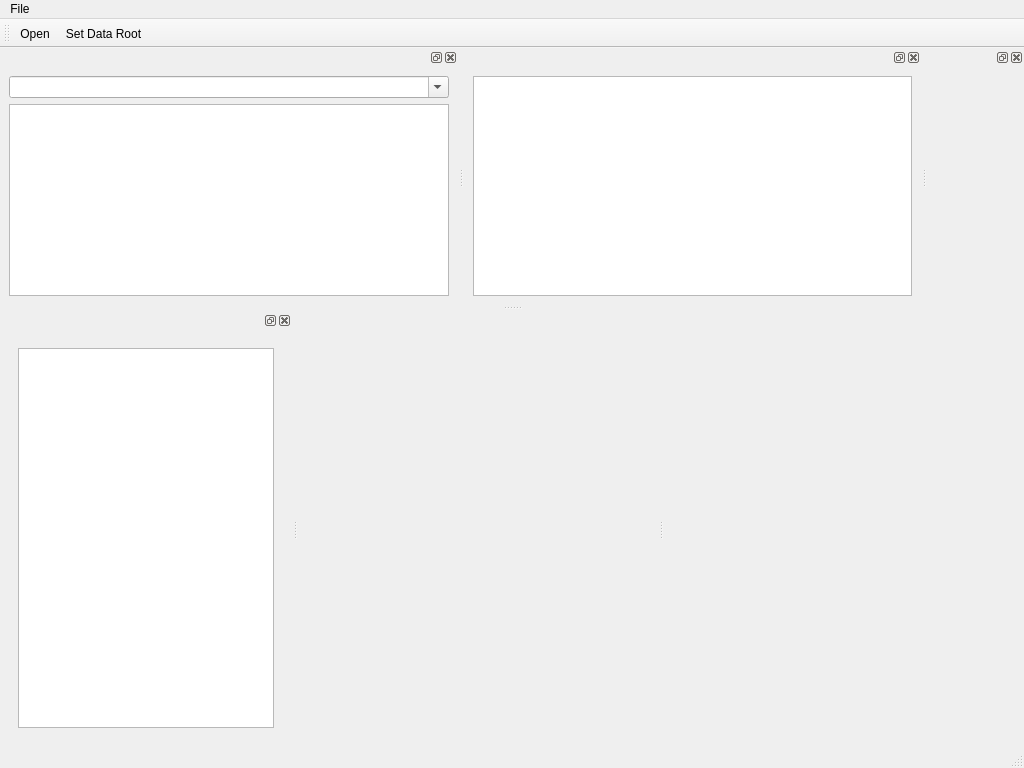
<?xml version="1.0" encoding="UTF-8"?>
<ui version="4.0">
 <class>MainWindow</class>
 <widget class="QMainWindow" name="MainWindow">
  <property name="geometry">
   <rect>
    <x>0</x>
    <y>0</y>
    <width>1024</width>
    <height>768</height>
   </rect>
  </property>
  <property name="windowTitle">
   <string>MainWindow</string>
  </property>
  <property name="unifiedTitleAndToolBarOnMac">
   <bool>true</bool>
  </property>
  <widget class="QWidget" name="plotPanel">
   <layout class="QVBoxLayout" name="verticalLayout_5">
    <item>
     <widget class="QSplitter" name="plotPanelSplitter">
      <property name="orientation">
       <enum>Qt::Horizontal</enum>
      </property>
      <widget class="QWidget" name="leftPlotPanel" native="true">
       <layout class="QHBoxLayout" name="horizontalLayout">
        <item>
         <widget class="SweepDataView" name="leftPlotCanvas" native="true"/>
        </item>
       </layout>
      </widget>
      <widget class="QWidget" name="rightPlotPanel" native="true">
       <property name="sizePolicy">
        <sizepolicy hsizetype="Preferred" vsizetype="Ignored">
         <horstretch>0</horstretch>
         <verstretch>0</verstretch>
        </sizepolicy>
       </property>
       <layout class="QVBoxLayout" name="verticalLayout_4">
        <item>
         <widget class="QCustomPlot" name="rightPlotCanvas" native="true"/>
        </item>
        <item>
         <widget class="QWidget" name="rightPlotControl" native="true">
          <property name="sizePolicy">
           <sizepolicy hsizetype="Preferred" vsizetype="Fixed">
            <horstretch>0</horstretch>
            <verstretch>0</verstretch>
           </sizepolicy>
          </property>
         </widget>
        </item>
       </layout>
      </widget>
     </widget>
    </item>
   </layout>
  </widget>
  <widget class="QMenuBar" name="menubar">
   <property name="geometry">
    <rect>
     <x>0</x>
     <y>0</y>
     <width>1024</width>
     <height>22</height>
    </rect>
   </property>
   <widget class="QMenu" name="menuFile">
    <property name="title">
     <string>File</string>
    </property>
    <addaction name="actionOpen"/>
    <addaction name="actionSetDataRoot"/>
   </widget>
   <addaction name="menuFile"/>
  </widget>
  <widget class="QStatusBar" name="statusbar"/>
  <widget class="QToolBar" name="toolBar">
   <property name="windowTitle">
    <string>toolBar</string>
   </property>
   <attribute name="toolBarArea">
    <enum>TopToolBarArea</enum>
   </attribute>
   <attribute name="toolBarBreak">
    <bool>false</bool>
   </attribute>
   <addaction name="actionOpen"/>
   <addaction name="actionSetDataRoot"/>
  </widget>
  <widget class="QDockWidget" name="dataFileViewerPanel">
   <attribute name="dockWidgetArea">
    <number>4</number>
   </attribute>
   <widget class="QWidget" name="dataFileViewerPanelContent">
    <layout class="QVBoxLayout" name="verticalLayout">
     <item>
      <widget class="QComboBox" name="dataRootUrlEdit">
       <property name="editable">
        <bool>true</bool>
       </property>
      </widget>
     </item>
     <item>
      <widget class="QTreeView" name="dataFileTreeView">
       <property name="horizontalScrollBarPolicy">
        <enum>Qt::ScrollBarAlwaysOff</enum>
       </property>
       <property name="showDropIndicator" stdset="0">
        <bool>false</bool>
       </property>
       <property name="sortingEnabled">
        <bool>true</bool>
       </property>
       <property name="expandsOnDoubleClick">
        <bool>false</bool>
       </property>
       <attribute name="headerMinimumSectionSize">
        <number>50</number>
       </attribute>
      </widget>
     </item>
    </layout>
   </widget>
  </widget>
  <widget class="QDockWidget" name="dataViewerPanel">
   <attribute name="dockWidgetArea">
    <number>4</number>
   </attribute>
   <widget class="QWidget" name="dataViewerPanelContent">
    <layout class="QVBoxLayout" name="verticalLayout_2">
     <item>
      <widget class="QTreeView" name="dataTreeView">
       <property name="editTriggers">
        <set>QAbstractItemView::NoEditTriggers</set>
       </property>
       <property name="tabKeyNavigation">
        <bool>true</bool>
       </property>
       <property name="showDropIndicator" stdset="0">
        <bool>false</bool>
       </property>
       <property name="headerHidden">
        <bool>true</bool>
       </property>
       <property name="expandsOnDoubleClick">
        <bool>false</bool>
       </property>
      </widget>
     </item>
    </layout>
   </widget>
  </widget>
  <widget class="QDockWidget" name="dataProcPanel">
   <attribute name="dockWidgetArea">
    <number>4</number>
   </attribute>
   <widget class="QWidget" name="dataProcPanelContent"/>
  </widget>
  <widget class="QDockWidget" name="leftPlotControlPanel">
   <property name="sizePolicy">
    <sizepolicy hsizetype="Ignored" vsizetype="Preferred">
     <horstretch>0</horstretch>
     <verstretch>0</verstretch>
    </sizepolicy>
   </property>
   <attribute name="dockWidgetArea">
    <number>1</number>
   </attribute>
   <widget class="QWidget" name="leftPlotControlPanelContents">
    <layout class="QVBoxLayout" name="verticalLayout_6">
     <item>
      <widget class="QWidget" name="leftPlotControl" native="true">
       <property name="sizePolicy">
        <sizepolicy hsizetype="Preferred" vsizetype="Preferred">
         <horstretch>0</horstretch>
         <verstretch>0</verstretch>
        </sizepolicy>
       </property>
       <layout class="QVBoxLayout" name="verticalLayout_3">
        <item>
         <widget class="QTableView" name="leftPlotControlView">
          <property name="sizePolicy">
           <sizepolicy hsizetype="Fixed" vsizetype="Expanding">
            <horstretch>0</horstretch>
            <verstretch>0</verstretch>
           </sizepolicy>
          </property>
          <attribute name="verticalHeaderCascadingSectionResizes">
           <bool>true</bool>
          </attribute>
         </widget>
        </item>
       </layout>
      </widget>
     </item>
    </layout>
   </widget>
  </widget>
  <action name="actionOpen">
   <property name="text">
    <string>Open ...</string>
   </property>
   <property name="toolTip">
    <string>Open Data File</string>
   </property>
   <property name="shortcut">
    <string>Ctrl+O</string>
   </property>
  </action>
  <action name="actionSetDataRoot">
   <property name="text">
    <string>Set Data Root ...</string>
   </property>
   <property name="toolTip">
    <string>Set Data Root ...</string>
   </property>
  </action>
 </widget>
 <customwidgets>
  <customwidget>
   <class>QCustomPlot</class>
   <extends>QWidget</extends>
   <header>qcustomplot/qcustomplot.h</header>
   <container>1</container>
  </customwidget>
  <customwidget>
   <class>SweepDataView</class>
   <extends>QWidget</extends>
   <header>plot.h</header>
   <container>1</container>
  </customwidget>
 </customwidgets>
 <resources/>
 <connections>
  <connection>
   <sender>actionSetDataRoot</sender>
   <signal>triggered()</signal>
   <receiver>MainWindow</receiver>
   <slot>setDataRootUrl()</slot>
   <hints>
    <hint type="sourcelabel">
     <x>-1</x>
     <y>-1</y>
    </hint>
    <hint type="destinationlabel">
     <x>183</x>
     <y>266</y>
    </hint>
   </hints>
  </connection>
 </connections>
 <slots>
  <slot>setDataRootUrl()</slot>
 </slots>
</ui>
